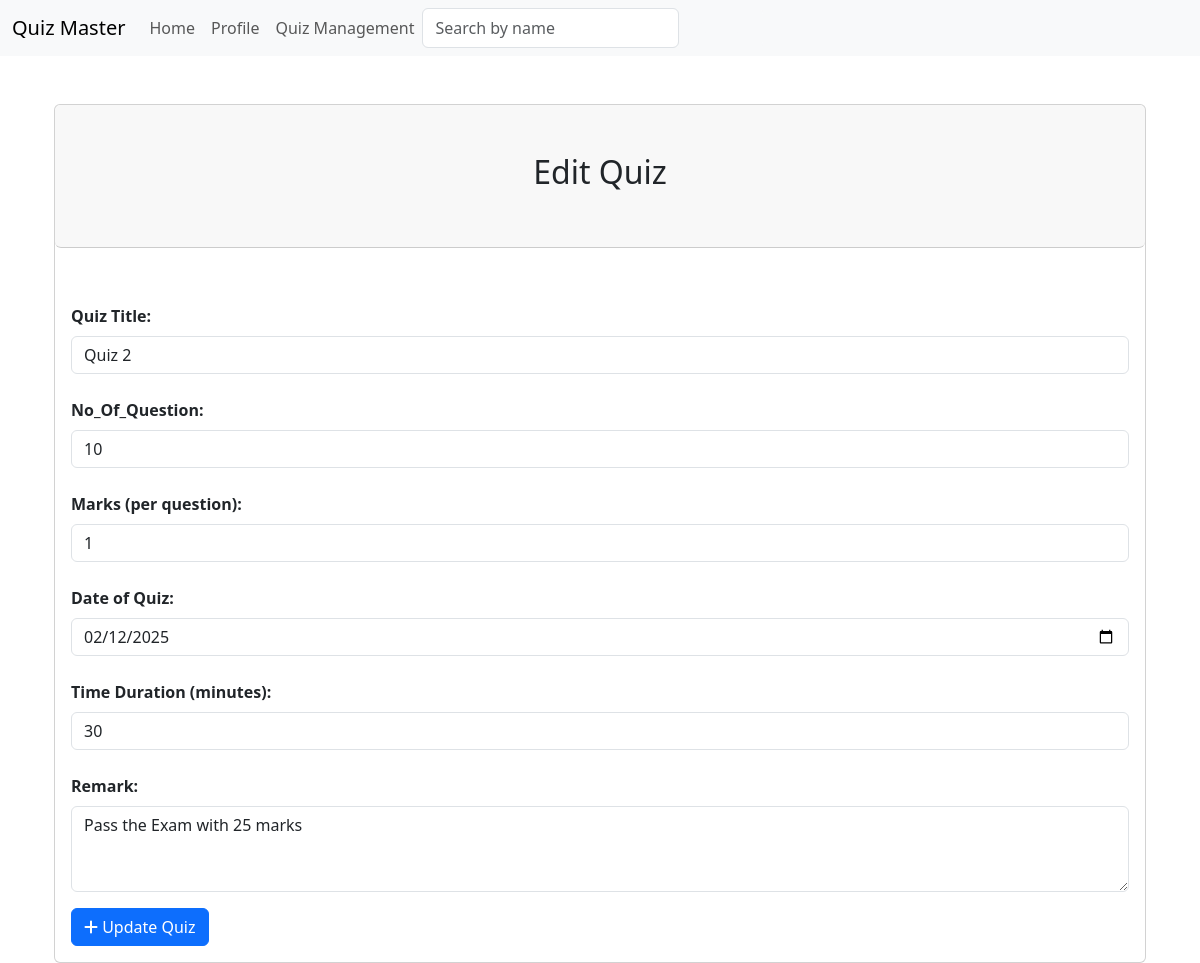
/quiz/1/edit (signed in), run on the app's committed database.
### models.py (models this page shows)
class Quiz(db.Model):
    id = db.Column(db.Integer, primary_key = True)
    name = db.Column(db.String(255), nullable = False)
    no_of_question = db.Column(db.Integer, nullable = False)
    marks = db.Column(db.Integer, nullable = False)
    date = db.Column(db.DateTime, default=datetime.utcnow)
    time = db.Column(db.Integer, default=int(datetime.utcnow().timestamp()))
    remark = db.Column(db.String(255))
    chapter_id = db.Column(db.Integer, db.ForeignKey('chapter.id'), nullable=False)
    questions = db.relationship('Question', backref='quiz', lazy=True)

### routes.py (the view)
@app.route('/quiz/<int:id>/edit')
@auth_requried
def edit_quiz(id):
    user = User.query.get(session['user_id'])
    quiz = Quiz.query.get_or_404(id)
    return render_template('edit_quiz.html', quiz=quiz, user=user)

### routes.py (called while the page is built)
def auth_requried(func):
    @wraps(func)
    def inner(*args, **kwargs):
        if 'user_id' in session:
            return func(*args, **kwargs)
        else:
            flash('You need to be logged in to access this page')
            return redirect(url_for('login'))
    return inner

### templates/edit_quiz.html
{% extends 'layout.html' %}
{% block content %}
<div class="container mt-5">
    <div class="card">
        <div class="card-header mb-3 bg p-5 rounded">
            <h2 class="text-center">Edit Quiz</h2>
        </div>
        <div class="card-body">
            <form method="post">
                <div class="form-group">
                    <label for="name" class="form-label mt-4 fw-semibold">Quiz Title:</label>
                    <input type="text" class="form-control" name="quiz_title" placeholder="Enter Quiz name"
                        value="{{quiz.name}}" required>
                </div>
                <div class="form-group">
                    <label for="no_of_question" class="form-label mt-4 fw-semibold">No_Of_Question:</label>
                    <input type="text" class="form-control" name="no_of_question" placeholder="Enter Number of Question"
                        value="{{quiz.no_of_question}}" required>
                </div>
                <div class="form-group">
                    <label for="marks" class="form-label mt-4 fw-semibold">Marks (per question):</label>
                    <input type="text" class="form-control" name="marks" placeholder="Enter Marks per Question"
                        value="{{quiz.marks}}" required>
                </div>
                <div class="form-group">
                    <label for="Date" class="form-label mt-4 fw-semibold">Date of Quiz:</label>
                    <input type="date" class="form-control" name="date" placeholder="Enter Date of Quiz"
                        value="{{quiz.date.strftime('%Y-%m-%d')}}" required>
                </div>
                <div class="form-group">
                    <label for="time" class="form-label mt-4 fw-semibold">Time Duration (minutes):</label>
                    <input type="number" class="form-control" name="time" min="1" max="60"
                        placeholder="Enter Time in Minutes" value="{{quiz.time}}" required>
                </div>
                <div class="form-group">
                    <label for="remark" class="form-label mt-4 fw-semibold">Remark:</label>
                    <textarea class="form-control" name="remark" rows="3"
                        placeholder="Remarks">{{quiz.remark}}</textarea>
                </div>
                <button type="submit" class="btn btn-primary btn-block mt-3">
                    <i class="fa fa-plus"></i>
                    Update Quiz</button>
            </form>
        </div>
    </div>
</div>
{% endblock %}

### data on the page
Quiz: quiz_title "Quiz 2", no_of_question "10", marks "1", date "02/12/2025", time "30", remark "Pass the Exam with 25 marks"
